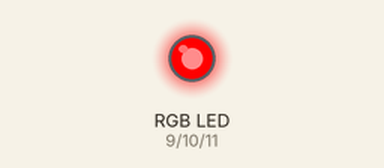
A sketch run on a simulated Arduino Uno, built with avr-gcc and run on an emulated ATmega328P. On the bench: an RGB LED mixed from three pins (HIGH = lit).

Above: at 12.8 s.
Timing chart, 0 to 40.0 s (numbered marks = the images above):
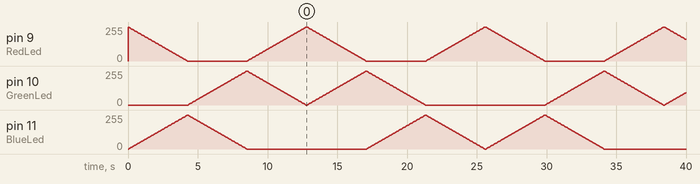

The sketch:

13_Fading_RGB_Led.ino
```cpp
// RGB Auto Fader. Loopt door het spectrum van kleuren heen in 255 stappen.

int RedLed   = 9;
int GreenLed = 10;
int BlueLed  = 11;

int R = 0;
int G = 0;
int B = 0;

void setup() {
  Serial.begin(9600);   // initialize serial communications at 9600 bps:
  pinMode(RedLed, OUTPUT);
  pinMode(GreenLed, OUTPUT);
  pinMode(BlueLed, OUTPUT);
}

void loop() {
  for (int ColorValue = 0; ColorValue <= 255; ColorValue++) {
    Conversion(ColorValue);
    analogWrite(RedLed, R);
    analogWrite(GreenLed, G);
    analogWrite(BlueLed, B);
    delay(50);
  }
  for (int ColorValue = 255; ColorValue >= 0; ColorValue--) {
    Conversion(ColorValue);
    analogWrite(RedLed, R);
    analogWrite(GreenLed, G);
    analogWrite(BlueLed, B);
    delay(50);
  }
}

int Conversion(int ColorValue) {
  if (ColorValue < 85) {
    R = 255 - ColorValue * 3;
    G = 0;
    B = ColorValue * 3;
  }
  else if (ColorValue < 170) {
    ColorValue = ColorValue - 85;
    R = 0;
    G = ColorValue * 3;
    B = 255 - ColorValue * 3;
  }
  else {
    ColorValue = ColorValue - 170;
    R = ColorValue * 3;
    G = 255 - ColorValue * 3;
    B = 0;
  }
}
```
